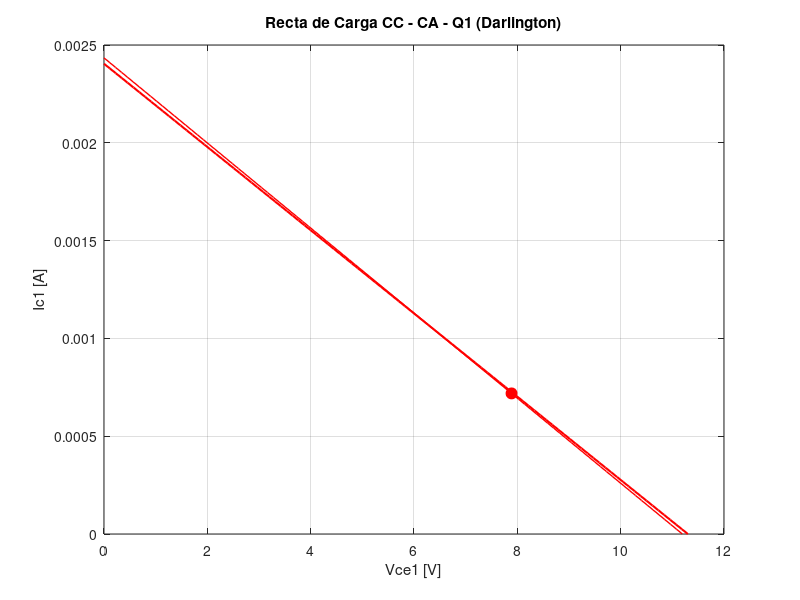
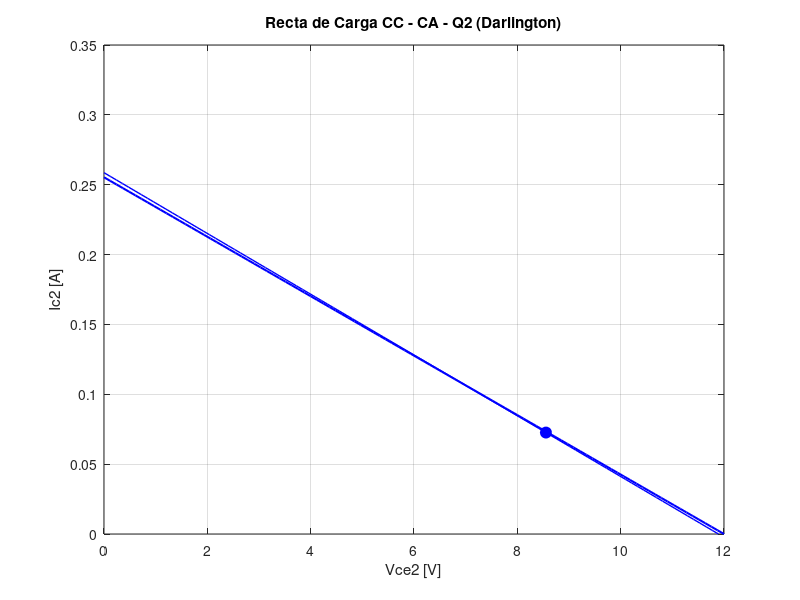
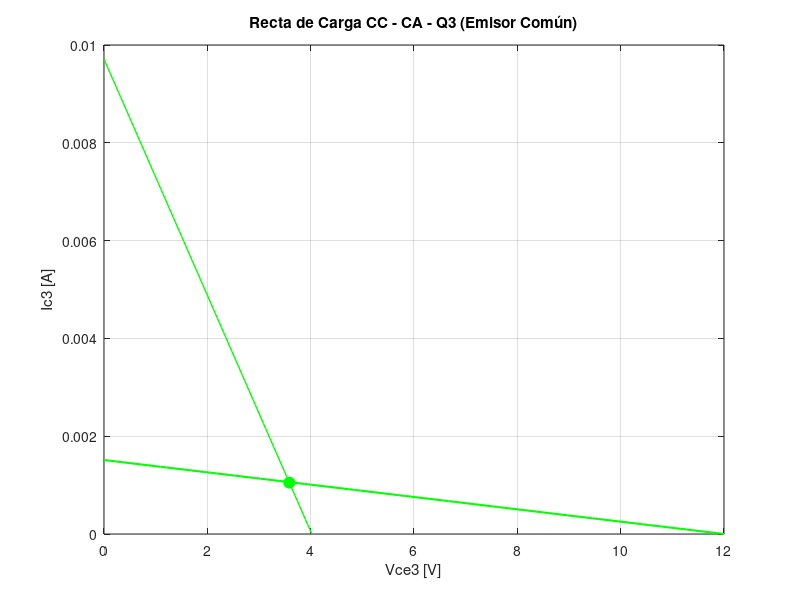
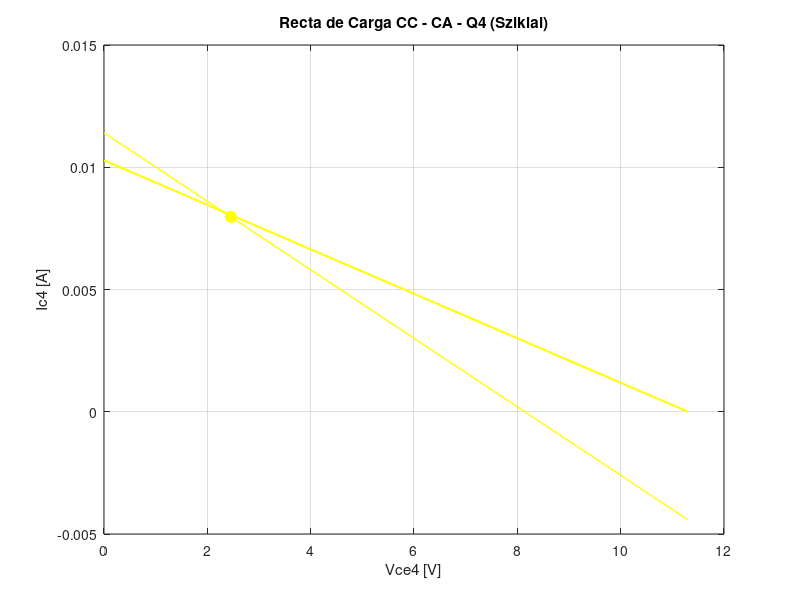

Reproduce these figures in MATLAB, in order. (Note: this script raises an error after producing the figures.)
clear all, close all, clc

Vcc = 12;
Bn = 100;
Bp = 100;
Rbd = 1000000;
Red = 47;
R1e = 120000;
R2e = 27000;
Rce = 6800;
Ree = 1200;
R1s = 47000;
R2s = 100000;
Rcb = 100;
Res = 10;
Ro  = 75/10;
Rl  = 8;
Vbb = (Vcc*R2e)/(R2e+R1e);
Rbb = (R1e*R2e)/(R1e+R2e);
a   = Bn/(Bn+1);
Vbbn = (Vcc*R2s)/(R1s+R2s);
Rbbn = (R1s*R2s)/(R1s+R2s);

   %%% POLARIZACIÓN %%%

   % Darlington

% e1 Ibq1*0 + Icq1*0 + Ieq1*0 + Vceq1*0 + Ibq2*0 + Icq2*0 + Ieq2*Red + Vceq2 = Vcc
% e2 Ibq1*0 + Icq1*0 + Ieq1*Bn*Red + Vceq1 + Ibq2*0 + Icq2*0 + Ieq2*0 + Vceq2*0 = Vcc-0.7
% e3 Ibq1*Rbd + Icq1*0 + Ieq1*Bn*Red + Vceq1*0 + Ibq2*0 + Icq2*0 + Ieq2*0 + Vceq2*0 = Vcc-1.4
% e4 Ibq1*Bn + Icq1*-1 + Ieq1*0 + Vceq1*0 + Ibq2*0 + Icq2*0 + Ieq2*0 + Vceq2*0 = 0
% e5 Ibq1*0 + Icq1*0 + Ieq1*0 + Vceq1*0 + Ibq2*Bn + Icq2*-1 + Ieq2*0 + Vceq2*0 = 0
% e6 Ibq1*0 + Icq1*0 + Ieq1 + Vceq1*0 + Ibq2*-1 + Icq2*0 + Ieq2*0 + Vceq2*0 = 0
% e7 Ibq1*-1 + Icq1*-1 + Ieq1 + Vceq1*0 + Ibq2*0 + Icq2*0 + Ieq2*0 + Vceq2*0 = 0
% e8 Ibq1*0 + Icq1*0 + Ieq1*0 + Vceq1*0 + Ibq2*-1 + Icq2*-1 + Ieq2 + Vceq2*0 = 0

Q1 = zeros(8, 8);
S1 = zeros(8, 1);

%e1
Q1(1, 7) = Red;
Q1(1, 8) = 1;
%e2
Q1(2, 3) = Bn*Red;
Q1(2, 4) = 1;
%e3
Q1(3, 1) = Rbd;
Q1(3, 3) = Bn*Red;
%e4
Q1(4, 1) = Bn;
Q1(4, 2) = -1;
%e5
Q1(5, 5) = Bn;
Q1(5, 6) = -1;
%e6
Q1(6, 3) = 1;
Q1(6, 5) = -1;
%e7
Q1(7, 1) = -1;
Q1(7, 2) = -1;
Q1(7, 3) = 1;
%e8
Q1(8, 5) = -1;
Q1(8, 6) = -1;
Q1(8, 7) = 1;

S1(1) = Vcc;
S1(2) = Vcc - 0.7;
S1(3) = Vcc - 1.4;

%[Ibq1, Icq1, Ieq1, Vceq1, Ibq2, Icq2, Ieq2, Vceq2]
R1 = Q1\S1;

   %Emisor común

##   eq1 = Ibeq*Rbb + Iceq*0 + Ieeq*Ree + Vceq*0 == Vbb - 7/10;
##   eq2 = Ibeq*0 + Iceq*Rce  + Ieeq*Ree + Vceeq  == Vcc;
##   eq3 = Ibeq*B - Iceq + Ieeq*0 + Vceq*0 == 0;
##   eq4 = -Ibeq - Iceq + Ieeq + Vcea*0 == 0;

Q2 = zeros(4,4);
S2 = zeros(4,1);

%eq1
Q2(1, 1) = Rbb;
Q2(1, 3) = Ree;
%eq2
Q2(2, 2) = Rce;
Q2(2, 3) = Ree;
Q2(2, 4) = 1;
%e3
Q2(3, 1) = Bn;
Q2(3, 2) = -1;
%e4
Q2(4, 1) = -1;
Q2(4, 2) = -1;
Q2(4, 3) = 1;

S2(1) = Vbb-0.7;
S2(2) = Vcc;

% Ibeq Iceq Ieeq Vceq
R2 = Q2\S2;

   %Sziklai

       % Ibnq Icnq Ienq Vceqs Ibpq Icpq Iepq Vecqs
% eq1: Ibnq*0 + Icnq*0 + Ienq*Res + Vceqs*0 + Ibpq*0 + Icpq*Res + Iepq*0 + Vecqs   = Vcc
% eq2: Ibnq*0 + Icnq*0 + Ienq*Res + Vceqs   + Ibpq*Rcb + Icpq*Res + Iepq*0 + Vecqs*0 = Vcc - 7/10
% eq3: Ibnq*Rbbn + Icnq*0 + Ienq*Res + Vceqs*0+ Ibpq*0 + Icpq*Res + Iepq*0 + Vecqs*0  = Vbbn - 7/10
% eq4: Ibnq*Bn - Icnq = 0
% eq5: Ibpq*Bp - Icpq = 0
% eq6: -Icnq + Ibpq = 0
% eq7: -Ibnq - Icnq + Ienq = 0
% eq8: -Ibpq - Icpq + Iepq = 0

Q3 = zeros(8, 8);
S3 = zeros(8, 1);

%eq1
Q3(1, 3) = Res;
Q3(1, 6) = Res;
Q3(1, 8) = 1;
%eq2
Q3(2, 3) = Res;
Q3(2, 4) = 1;
Q3(2, 5) = Rcb;
Q3(2, 6) = Res;
%eq3
Q3(3, 1) = Rbbn;
Q3(3, 3) = Res;
Q3(3, 6) = Res;
%eq4
Q3(4, 1) = Bn;
Q3(4, 2) = -1;
%eq5
Q3(5, 5) = Bp;
Q3(5, 6) = -1;
%eq6
Q3(6, 2) = -1;
Q3(6, 5) = 1;
%eq7
Q3(7, 5) = -1;
Q3(7, 6) = -1;
Q3(7, 7) = 1;
%eq8
Q3(8, 1) = -1;
Q3(8, 2) = -1;
Q3(8, 3) = 1;

S3(1) = Vcc;
S3(2) = Vcc - 0.7;
S3(3) = Vcc - 1.4;

R3 = Q3\S3;

Vt = 25/1000;
disp("");
hie1 = double((Vt*Bn)/(R1(3)))
disp("");
hie2 = double((Vt*Bn)/R1(7))
disp("");
hie3 = double((Vt*Bn)/R2(3))
disp("");
hie4 = double((Vt*Bn)/R3(3))
disp("");
hie5 = double((Vt*Bp)/R3(7))

Vcc = 12;
ZiEC = 2129.54; % Impedancia de entrada del amplificador Em Com
ZiSz = 441; % Impedancia de entrada del amplificador Sziklai

% Rectas de carga

%Gráfico Transistor Q1
x1 = linspace(0, 11.3, 100);
Ic1 = (Vcc-0.7)/(Bn*Red) - x1/(Bn*Red);
Rca1 = Bn/(1/Red + 1/ZiEC);
x2 = linspace(0, R1(2)*Rca1+R1(4), 100);
ic1 = R1(2) - 1/Rca1 *(x2 - R1(4));

figure(1);
plot(x1, Ic1, 'r', 'LineWidth', 1.5);
hold on;
plot(x2, ic1, 'r', 'LineWidth', 1);
hold on;
%Punto Q
plot(R1(4), R1(2), 'ro', 'markersize', 8, 'markerfacecolor', 'r');
title('Recta de Carga CC - CA - Q1 (Darlington)');
xlabel('Vce1 [V]'); ylabel('Ic1 [A]');
grid on;
hold off;

%Gráfico Transistor Q2
x3 = linspace(0, 12, 100);
Ic2 = Vcc/Red - x3/Red;
Rca2 = 1/((1/Red+1/ZiEC));
x4 = linspace(0, R1(6)*Rca2+R1(8), 100);
ic2 = R1(6) - 1/Rca2 *(x4 - R1(8));

figure(2);
plot(x3, Ic2, 'b', 'LineWidth', 1.5);
hold on;
plot(x4, ic2, 'b', 'LineWidth', 1);
hold on;
%Punto Q
plot(R1(8), R1(6), 'bo', 'markersize', 8, 'markerfacecolor', 'b');
title('Recta de Carga CC - CA - Q2 (Darlington)');
xlabel('Vce2 [V]'); ylabel('Ic2 [A]');
grid on;
hold off;

%Gráfico Transistor Q3
x5 = linspace(0, 12, 100);
Rcc3 = Ree + (Bn*Rce)/(Bn+1);
Ic3 = Vcc/Rcc3 - x5/Rcc3;
Rca3 = 1/(1/Rce+1/ZiSz);
x6 = linspace(0, R2(2)*Rca3+R2(4), 100);
ic3 = R2(2) - (x6 - R2(4))/Rca3;

figure(3);
plot(x5, Ic3, 'g', 'LineWidth', 1.5);
hold on;
plot(x6, ic3, 'g', 'LineWidth', 1);
hold on;
%Punto Q
plot(R2(4), R2(2), 'go', 'markersize', 8, 'markerfacecolor', 'g');
title('Recta de Carga CC - CA - Q3 (Emisor Común)');
xlabel('Vce3 [V]'); ylabel('Ic3 [A]');
grid on;
hold off;

%Gráfico Transistor Q4
x7 = linspace(0, Vcc-0.7, 100);
Ic4 = ((1+Bn)*(Vcc-0.7-x7))/(Res*(Bn*Bp+Bn+1)+Bn*Rcb);
Rca4 = ((1/(1/Res + 1/(Ro+Rl)))*(Bn*Bp+Bn+1)+Bn*Rcb)/Bn;
ic4 = R3(2)-(x7-R3(4))/Rca4;

figure(4);
plot(x7, Ic4, 'y', 'LineWidth', 1.5);
hold on;
plot(x7, ic4, 'y', 'LineWidth', 1);
hold on;
%Punto Q
plot(R3(4), R3(2), 'yo', 'markersize', 8, 'markerfacecolor', 'y');
title('Recta de Carga CC - CA - Q4 (Sziklai)');
xlabel('Vce4 [V]'); ylabel('Ic4 [A]');
grid on;
hold off;

%Gráfico Transistor Q5
x8 = linspace(0, Vcc, 100);
Ic5 = (Bn*(1+Bp)*(Vcc-x8))/(Res*(Bn*Bp+Bn+1));
Rca5 = ((1/(1/Res + 1/(Ro+Rl)))*(Bn*Bp+Bn+1))/(Bn*(Bp+1));
ic5 = R3(6) - (x8-R3(8))/Rca5;

figure(5);
plot(x8, Ic5, 'm', 'LineWidth', 1.5);
hold on;
plot(x8, ic5, 'm', 'LineWidth', 1);
hold on;
%Punto Q
plot(R3(8), R3(6), 'mo', 'markersize', 8, 'markerfacecolor', 'm');
title('Recta de Carga CC - CA - Q5 (Sziklai)');
xlabel('Vce3 [V]'); ylabel('Ic3 [A]');
grid on;
hold off;

disp("");
disp('    TENSIONES CORRIENTE Y POTENCIAS     ');
disp("");
disp('Amplificador Darlington');
disp('');
disp('Q1');
disp("Ibq1 = ");
disp(double(R1(1)));
disp("Icq1 = ");
disp(double(R1(2)));
disp("Ieq1 = ");
disp(double(R1(3)));
disp("Vceq1 = ");
disp(double(R1(4)));
VbD1 = R1(7)*Red+1.4
VcD1 = Vcc
VeD1 = R1(7)*Red+0.7
VceD1 = VcD1-VeD1
PD1 = R1(3)*R1(4)
disp('Q2');
disp("Ibq2 = ");
disp(double(R1(5)));
disp("Icq2 = ");
disp(double(R1(6)));
disp("Ieq2 = ");
disp(double(R1(7)));
disp("Vceq2 = ");
disp(double(R1(8)));
VbD2 = VeD1
VcD2 = Vcc
VeD2 = R1(7)*Red
VceD2 = VcD2-VeD2
PD2 = R1(7)*R1(8)
disp("");
disp('Amplificador Emisor Común');
disp("");
disp('Q3');
disp("Ibeq = ");
disp(double(R2(1)));
disp("Iceq = ");
disp(double(R2(2)));
disp("Ieeq = ");
disp(double(R2(3)));
disp("Vceeq = ");
disp(double(R2(4)));
VbE = Vbb
VcE = R2(3)*Ree+R2(4)
VeE = R2(3)*Ree
VceE = VcE-VeE
PEC = R2(3)*R2(4)
disp("");
disp('Amplificador Sziklai');
disp("");
disp('Q4');
disp("Ibnq = ");
disp(double(R3(1)));
disp("Icnq = ");
disp(double(R3(2)));
disp("Ienq = ");
disp(double(R3(3)));
disp("Vceqs = ");
disp(double(R3(4)));
VbS1 = Vbbn
VcS1 = (R3(3)+R3(6))*Res+R3(4)
VeS1 = (R3(3)+R3(6))*Res
VceS1 = VcS1-VeS1
PS1 = R3(3)*R3(4)
disp('Q5');
disp("Ibpq = ");
disp(double(R3(5)));
disp("Icpq = ");
disp(double(R3(6)));
disp("Iepq = ");
disp(double(R3(7)));
disp("Vecqs = ");
disp(double(R3(8)));
VbS2 = VcS1
VcS2 = VeS1
VeS2 = Vcc
VecS2 = VeS2-VcS2
PS2 = R3(7)*R3(8)

disp("");
disp('Resistencias');
PRbd = R1(1)^2*Rbd
PRed = R1(7)^2*Red
IR1e = Vcc/(R1e+R2e);
PR1e = IR1e^2*R1e
IR2e = IR1e-R2(1);
PR2e = IR2e^2*R2e
PRce = R2(2)^2*Rce
PRee = R2(3)^2*Ree
IR1s = Vcc/(R1s+R2s);
PR1s = IR1s^2*R1s
IR2s = IR1s-R3(1);
PR2s = IR2s^2*R2s
PRes = (R3(3)+R3(6))^2*Res6
vi = 10e-3; %10 mV
Av = 111.798542;
vo = vi*Av;
IRo = vo/(Ro+Rl); % = IRl
PRo = IRo^2*Ro
PRl = IRo^2*Rl

disp('');
disp(' Impedancias' );
disp('');
disp('Darlington');
ZinD = 1/(1/Rbd + 1/((hie1+(Bn+1)*(hie2+(Bn+1)*Red))))
ZoutD = 1/(1/Red + 1/(hie2/(Bn+1) + (Rbd+hie1)/(Bn+1)^2))
disp('');
disp('Emisor Común');
ZinEC = 1/(1/Rbb + 1/hie3)
ZoutEC = Rce
disp('');
disp('Sziklai');
Req1 = 1/(1/Res+1/(Ro+Rl));
Req2 = (1+Bn*Bp)*Req1;
Req3 = Rcb+hie5;
ZinS = 1/(1/Rbbn + 1/(hie4+Req2) +1/Req3)
Req4 = hie4 + 1/(1/(Rcb+hie5) + (Bn*Bp+1)/Rbbn)
ZoutS = (1/(1/Res + 1/Req4))
